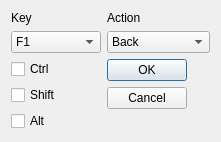
<?xml version="1.0" encoding="UTF-8"?>
<ui version="4.0">
 <class>shortcut</class>
 <widget class="QDialog" name="shortcut">
  <property name="geometry">
   <rect>
    <x>0</x>
    <y>0</y>
    <width>186</width>
    <height>126</height>
   </rect>
  </property>
  <property name="windowTitle">
   <string>Shortcut</string>
  </property>
  <layout class="QGridLayout" name="gridLayout">
   <item row="0" column="0">
    <widget class="QLabel" name="label">
     <property name="sizePolicy">
      <sizepolicy hsizetype="Preferred" vsizetype="Fixed">
       <horstretch>0</horstretch>
       <verstretch>0</verstretch>
      </sizepolicy>
     </property>
     <property name="text">
      <string>Key</string>
     </property>
    </widget>
   </item>
   <item row="0" column="1">
    <widget class="QLabel" name="label_2">
     <property name="sizePolicy">
      <sizepolicy hsizetype="Preferred" vsizetype="Fixed">
       <horstretch>0</horstretch>
       <verstretch>0</verstretch>
      </sizepolicy>
     </property>
     <property name="text">
      <string>Action</string>
     </property>
    </widget>
   </item>
   <item row="1" column="0">
    <widget class="QComboBox" name="comboBox_key">
     <property name="sizePolicy">
      <sizepolicy hsizetype="Expanding" vsizetype="Fixed">
       <horstretch>0</horstretch>
       <verstretch>0</verstretch>
      </sizepolicy>
     </property>
     <property name="maxVisibleItems">
      <number>64</number>
     </property>
     <item>
      <property name="text">
       <string>F1</string>
      </property>
     </item>
     <item>
      <property name="text">
       <string>F2</string>
      </property>
     </item>
     <item>
      <property name="text">
       <string>F3</string>
      </property>
     </item>
     <item>
      <property name="text">
       <string>F4</string>
      </property>
     </item>
     <item>
      <property name="text">
       <string>F5</string>
      </property>
     </item>
     <item>
      <property name="text">
       <string>F6</string>
      </property>
     </item>
     <item>
      <property name="text">
       <string>F7</string>
      </property>
     </item>
     <item>
      <property name="text">
       <string>F8</string>
      </property>
     </item>
     <item>
      <property name="text">
       <string>F9</string>
      </property>
     </item>
     <item>
      <property name="text">
       <string>F10</string>
      </property>
     </item>
     <item>
      <property name="text">
       <string>F11</string>
      </property>
     </item>
     <item>
      <property name="text">
       <string>F12</string>
      </property>
     </item>
     <item>
      <property name="text">
       <string>Insert</string>
      </property>
     </item>
     <item>
      <property name="text">
       <string>Delete</string>
      </property>
     </item>
     <item>
      <property name="text">
       <string>Home</string>
      </property>
     </item>
     <item>
      <property name="text">
       <string>End</string>
      </property>
     </item>
     <item>
      <property name="text">
       <string>PgUp</string>
      </property>
     </item>
     <item>
      <property name="text">
       <string>PgDown</string>
      </property>
     </item>
     <item>
      <property name="text">
       <string>Up</string>
      </property>
     </item>
     <item>
      <property name="text">
       <string>Down</string>
      </property>
     </item>
     <item>
      <property name="text">
       <string>Left</string>
      </property>
     </item>
     <item>
      <property name="text">
       <string>Right</string>
      </property>
     </item>
     <item>
      <property name="text">
       <string>Tab</string>
      </property>
     </item>
     <item>
      <property name="text">
       <string>Backspace</string>
      </property>
     </item>
     <item>
      <property name="text">
       <string>Space</string>
      </property>
     </item>
     <item>
      <property name="text">
       <string>1</string>
      </property>
     </item>
     <item>
      <property name="text">
       <string>2</string>
      </property>
     </item>
     <item>
      <property name="text">
       <string>3</string>
      </property>
     </item>
     <item>
      <property name="text">
       <string>4</string>
      </property>
     </item>
     <item>
      <property name="text">
       <string>5</string>
      </property>
     </item>
     <item>
      <property name="text">
       <string>6</string>
      </property>
     </item>
     <item>
      <property name="text">
       <string>7</string>
      </property>
     </item>
     <item>
      <property name="text">
       <string>8</string>
      </property>
     </item>
     <item>
      <property name="text">
       <string>9</string>
      </property>
     </item>
     <item>
      <property name="text">
       <string>0</string>
      </property>
     </item>
     <item>
      <property name="text">
       <string>A</string>
      </property>
     </item>
     <item>
      <property name="text">
       <string>B</string>
      </property>
     </item>
     <item>
      <property name="text">
       <string>C</string>
      </property>
     </item>
     <item>
      <property name="text">
       <string>D</string>
      </property>
     </item>
     <item>
      <property name="text">
       <string>E</string>
      </property>
     </item>
     <item>
      <property name="text">
       <string>F</string>
      </property>
     </item>
     <item>
      <property name="text">
       <string>G</string>
      </property>
     </item>
     <item>
      <property name="text">
       <string>H</string>
      </property>
     </item>
     <item>
      <property name="text">
       <string>I</string>
      </property>
     </item>
     <item>
      <property name="text">
       <string>J</string>
      </property>
     </item>
     <item>
      <property name="text">
       <string>K</string>
      </property>
     </item>
     <item>
      <property name="text">
       <string>L</string>
      </property>
     </item>
     <item>
      <property name="text">
       <string>M</string>
      </property>
     </item>
     <item>
      <property name="text">
       <string>N</string>
      </property>
     </item>
     <item>
      <property name="text">
       <string>O</string>
      </property>
     </item>
     <item>
      <property name="text">
       <string>P</string>
      </property>
     </item>
     <item>
      <property name="text">
       <string>Q</string>
      </property>
     </item>
     <item>
      <property name="text">
       <string>R</string>
      </property>
     </item>
     <item>
      <property name="text">
       <string>S</string>
      </property>
     </item>
     <item>
      <property name="text">
       <string>T</string>
      </property>
     </item>
     <item>
      <property name="text">
       <string>U</string>
      </property>
     </item>
     <item>
      <property name="text">
       <string>V</string>
      </property>
     </item>
     <item>
      <property name="text">
       <string>W</string>
      </property>
     </item>
     <item>
      <property name="text">
       <string>X</string>
      </property>
     </item>
     <item>
      <property name="text">
       <string>Y</string>
      </property>
     </item>
     <item>
      <property name="text">
       <string>Z</string>
      </property>
     </item>
    </widget>
   </item>
   <item row="1" column="1">
    <widget class="QComboBox" name="comboBox_action">
     <property name="sizePolicy">
      <sizepolicy hsizetype="Expanding" vsizetype="Fixed">
       <horstretch>0</horstretch>
       <verstretch>0</verstretch>
      </sizepolicy>
     </property>
     <property name="maxVisibleItems">
      <number>15</number>
     </property>
     <item>
      <property name="text">
       <string>Back</string>
      </property>
     </item>
     <item>
      <property name="text">
       <string>BreakTimer</string>
      </property>
     </item>
     <item>
      <property name="text">
       <string>Forward</string>
      </property>
     </item>
     <item>
      <property name="text">
       <string>Loop</string>
      </property>
     </item>
     <item>
      <property name="text">
       <string>NextTrack</string>
      </property>
     </item>
     <item>
      <property name="text">
       <string>PlayPause</string>
      </property>
     </item>
     <item>
      <property name="text">
       <string>PrevTrack</string>
      </property>
     </item>
     <item>
      <property name="text">
       <string>Redo</string>
      </property>
     </item>
     <item>
      <property name="text">
       <string>Rewind</string>
      </property>
     </item>
     <item>
      <property name="text">
       <string>Timer</string>
      </property>
     </item>
     <item>
      <property name="text">
       <string>Undo</string>
      </property>
     </item>
     <item>
      <property name="text">
       <string>VolumeDown</string>
      </property>
     </item>
     <item>
      <property name="text">
       <string>VolumeUp</string>
      </property>
     </item>
     <item>
      <property name="text">
       <string>Zero</string>
      </property>
     </item>
    </widget>
   </item>
   <item row="2" column="0">
    <widget class="QCheckBox" name="checkBox_ctrl">
     <property name="text">
      <string>Ctrl</string>
     </property>
    </widget>
   </item>
   <item row="2" column="1" rowspan="3">
    <widget class="QDialogButtonBox" name="buttonBox">
     <property name="orientation">
      <enum>Qt::Vertical</enum>
     </property>
     <property name="standardButtons">
      <set>QDialogButtonBox::Cancel|QDialogButtonBox::Ok</set>
     </property>
    </widget>
   </item>
   <item row="3" column="0">
    <widget class="QCheckBox" name="checkBox_shift">
     <property name="text">
      <string>Shift</string>
     </property>
    </widget>
   </item>
   <item row="4" column="0">
    <widget class="QCheckBox" name="checkBox_alt">
     <property name="text">
      <string>Alt</string>
     </property>
    </widget>
   </item>
  </layout>
 </widget>
 <resources/>
 <connections>
  <connection>
   <sender>buttonBox</sender>
   <signal>accepted()</signal>
   <receiver>shortcut</receiver>
   <slot>accept()</slot>
   <hints>
    <hint type="sourcelabel">
     <x>248</x>
     <y>254</y>
    </hint>
    <hint type="destinationlabel">
     <x>157</x>
     <y>274</y>
    </hint>
   </hints>
  </connection>
  <connection>
   <sender>buttonBox</sender>
   <signal>rejected()</signal>
   <receiver>shortcut</receiver>
   <slot>reject()</slot>
   <hints>
    <hint type="sourcelabel">
     <x>316</x>
     <y>260</y>
    </hint>
    <hint type="destinationlabel">
     <x>286</x>
     <y>274</y>
    </hint>
   </hints>
  </connection>
 </connections>
</ui>
